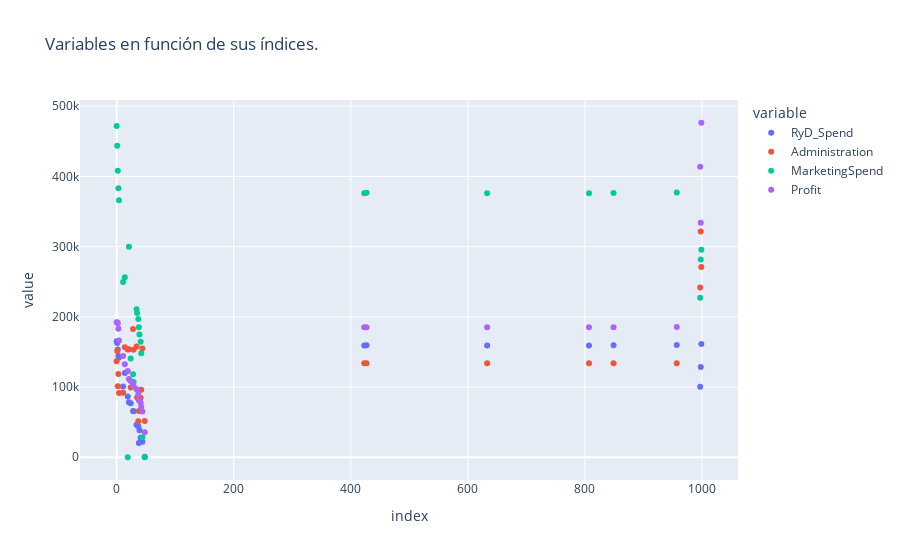

The notebook cell saved with this chart:
### Markdown cell above
Los potenciales outliers son sólo 30 casos. Previo a adoptar una estrategia se realiza su scatterplot.

### Code cell
fig2 = px.scatter(df_companies_outliers.drop(columns=['State']), title='Variables en función de sus índices.')
fig2.show()

### Figure 1 — Plotly figure (JSON) as saved in the notebook; plotly's stock layout.template omitted (floating-point values rounded to 4 significant figures)
{"data": [{"hovertemplate": "variable=RyD_Spend<br>index=%{x}<br>value=%{y}<extra></extra>", "legendgroup": "RyD_Spend", "marker": {"color": "#636efa", "symbol": "circle"}, "mode": "markers", "name": "RyD_Spend", "orientation": "v", "showlegend": true, "type": "scatter", "x": [0, 1, 2, 3, 4, 11, 14, 19, 21, 24, 28, 29, 34, 35, 37, 38, 39, 41, 42, 44, 48, 423, 427, 633, 807, 849, 957, 997, 998, 999], "xaxis": "x", "y": [165300.0, 162600.0, 153400.0, 144400.0, 142100.0, 100700.0, 119900.0, 86420.0, 78390.0, 77040.0, 66050.0, 65610.0, 46430.0, 46010.0, 44070.0, 20230.0, 38560.0, 27890.0, 23640.0, 22180.0, 542.0, 159191, 159570, 159238, 159196, 159477, 159746, 100300.0, 128500.0, 161200.0], "yaxis": "y"}, {"hovertemplate": "variable=Administration<br>index=%{x}<br>value=%{y}<extra></extra>", "legendgroup": "Administration", "marker": {"color": "#EF553B", "symbol": "circle"}, "mode": "markers", "name": "Administration", "orientation": "v", "showlegend": true, "type": "scatter", "x": [0, 1, 2, 3, 4, 11, 14, 19, 21, 24, 28, 29, 34, 35, 37, 38, 39, 41, 42, 44, 48, 423, 427, 633, 807, 849, 957, 997, 998, 999], "xaxis": "x", "y": [136900.0, 151400.0, 101100.0, 118700.0, 91390.0, 91790.0, 156500.0, 153500.0, 153800.0, 99280.0, 182600.0, 153000.0, 157700.0, 85050.0, 51280.0, 65950.0, 82980.0, 84710.0, 96190.0, 154800.0, 51740.0, 134000.0, 134000.0, 134000.0, 134000.0, 134000.0, 134000.0, 241900.0, 321700.0, 270900.0], "yaxis": "y"}, {"hovertemplate": "variable=MarketingSpend<br>index=%{x}<br>value=%{y}<extra></extra>", "legendgroup": "MarketingSpend", "marker": {"color": "#00cc96", "symbol": "circle"}, "mode": "markers", "name": "MarketingSpend", "orientation": "v", "showlegend": true, "type": "scatter", "x": [0, 1, 2, 3, 4, 11, 14, 19, 21, 24, 28, 29, 34, 35, 37, 38, 39, 41, 42, 44, 48, 423, 427, 633, 807, 849, 957, 997, 998, 999], "xaxis": "x", "y": [471800.0, 443900.0, 407900.0, 383200.0, 366200.0, 249700.0, 256500.0, 0, 299700.0, 140600.0, 118100.0, 107100.0, 210800.0, 205500.0, 197000.0, 185300.0, 175000.0, 164500.0, 148000.0, 28330.0, 0, 375900.0, 376700.0, 376000.0, 375900.0, 376500.0, 377000.0, 227100.0, 281700.0, 295400.0], "yaxis": "y"}, {"hovertemplate": "variable=Profit<br>index=%{x}<br>value=%{y}<extra></extra>", "legendgroup": "Profit", "marker": {"color": "#ab63fa", "symbol": "circle"}, "mode": "markers", "name": "Profit", "orientation": "v", "showlegend": true, "type": "scatter", "x": [0, 1, 2, 3, 4, 11, 14, 19, 21, 24, 28, 29, 34, 35, 37, 38, 39, 41, 42, 44, 48, 423, 427, 633, 807, 849, 957, 997, 998, 999], "xaxis": "x", "y": [192300.0, 191800.0, 191100.0, 182900.0, 166200.0, 144300.0, 132600.0, 122800.0, 111300.0, 108600.0, 103300.0, 101000.0, 96710.0, 96480.0, 89950.0, 81230.0, 81010.0, 77800.0, 71500.0, 65200.0, 35670.0, 185000.0, 185400.0, 185100.0, 185000.0, 185300.0, 185500.0, 414000.0, 334000.0, 476500.0], "yaxis": "y"}], "layout": {"legend": {"title": {"text": "variable"}, "tracegroupgap": 0}, "title": {"text": "Variables en función de sus índices."}, "xaxis": {"anchor": "y", "domain": [0, 1], "title": {"text": "index"}}, "yaxis": {"anchor": "x", "domain": [0, 1], "title": {"text": "value"}}}}
